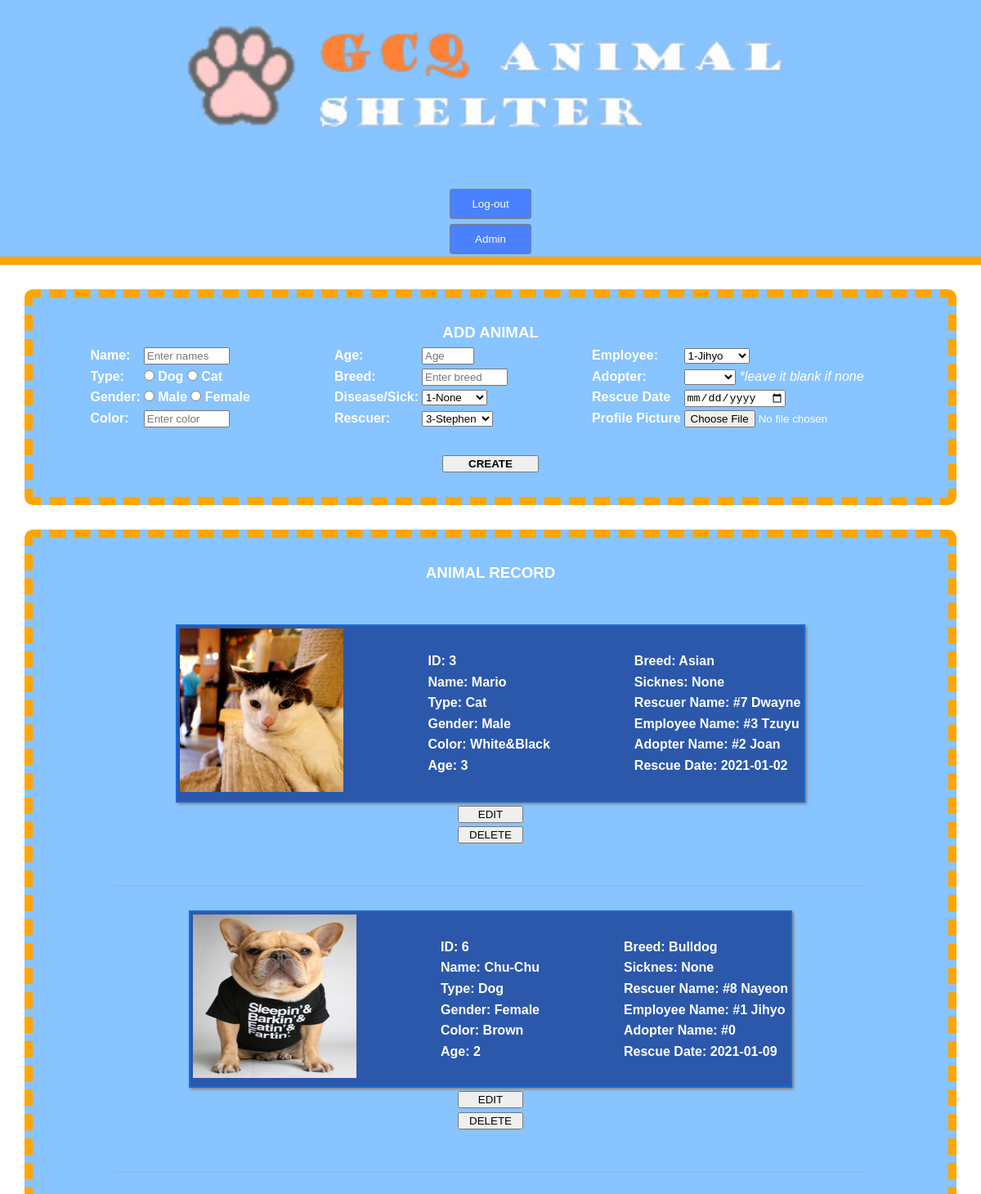
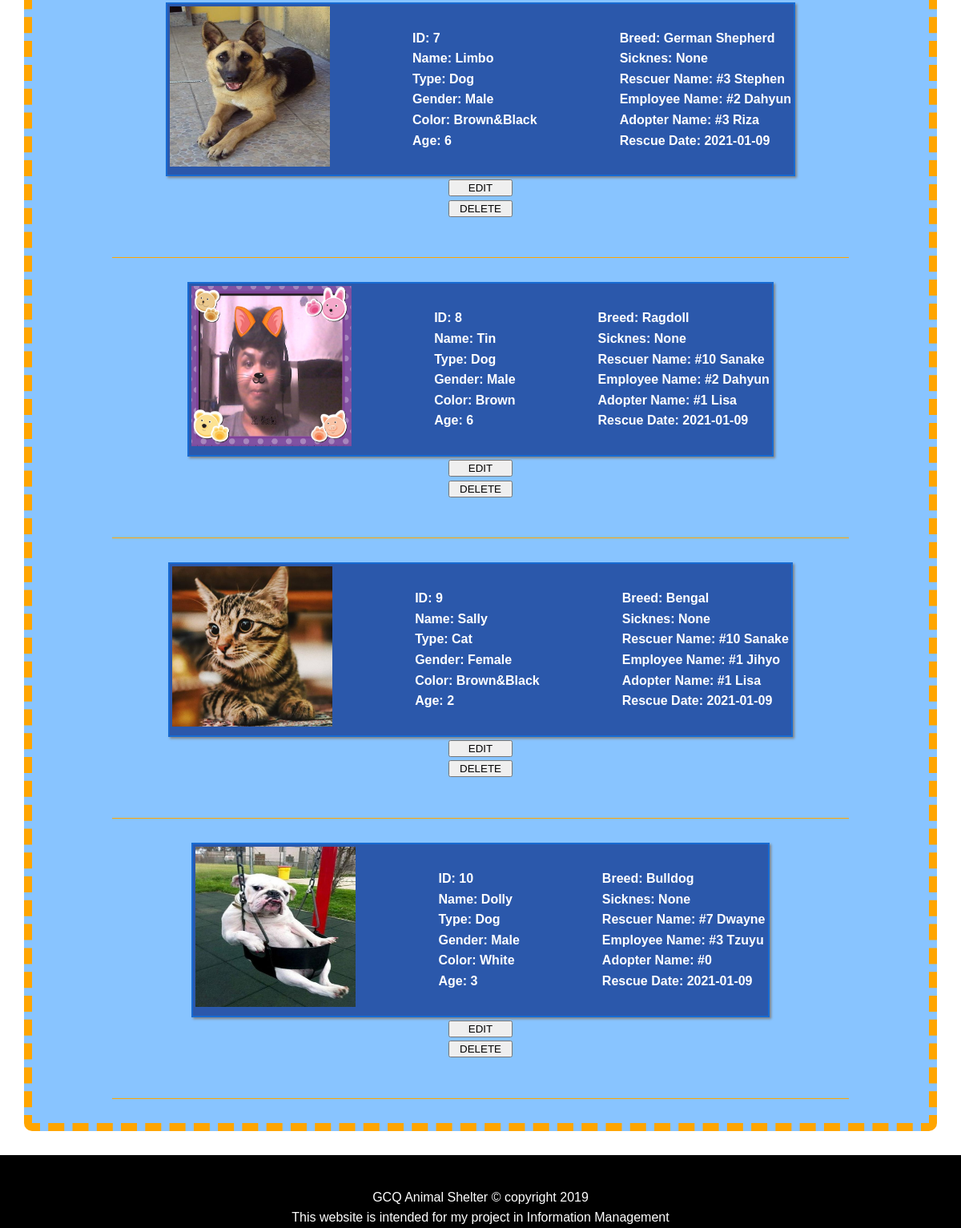
/CrudAnimal.php (signed in), run on the app's committed database (2 pictures, top to bottom).
### tables this page shows
CREATE TABLE `animal` (
  `animal_id` int(11) NOT NULL,
  `animal_picture` varchar(255) NOT NULL,
  `animal_name` varchar(45) NOT NULL,
  `animal_type` varchar(100) NOT NULL,
  `animal_gender` varchar(11) NOT NULL,
  `animal_color` varchar(45) NOT NULL,
  `animal_age` int(11) NOT NULL,
  `animal_breed` varchar(45) NOT NULL,
  `rescuer_id` int(11) NOT NULL,
  `employee_id` int(11) NOT NULL,
  `adopter_id` int(11) NOT NULL,
  `rescue_date` date NOT NULL
);

CREATE TABLE `disease` (
  `disease_Id` int(11) NOT NULL,
  `disease_name` varchar(100) NOT NULL,
  `disease_desc` varchar(500) NOT NULL
);

CREATE TABLE `rescuer` (
  `rescuer_id` int(11) NOT NULL,
  `rescuer_picture` varchar(255) DEFAULT NULL,
  `rescuer_fname` varchar(45) DEFAULT NULL,
  `rescuer_lname` varchar(100) NOT NULL,
  `rescuer_age` int(11) NOT NULL,
  `rescuer_gender` varchar(100) NOT NULL,
  `rescuer_contact` varchar(45) DEFAULT NULL,
  `rescuer_address` varchar(45) DEFAULT NULL
);

CREATE TABLE `employee` (
  `employee_id` int(11) NOT NULL,
  `employee_picture` varchar(100) NOT NULL,
  `employee_desc` varchar(255) NOT NULL,
  `employee_fname` varchar(45) DEFAULT NULL,
  `employee_lname` varchar(100) NOT NULL,
  `employee_age` int(11) NOT NULL,
  `employee_gender` varchar(100) NOT NULL,
  `employee_contact` varchar(45) DEFAULT NULL,
  `employee_address` varchar(45) DEFAULT NULL
);

CREATE TABLE `adopter` (
  `adopter_id` int(11) NOT NULL,
  `adopter_fname` varchar(45) DEFAULT NULL,
  `adopter_lname` varchar(100) NOT NULL,
  `adopter_contact` varchar(45) DEFAULT NULL,
  `adopter_address` varchar(100) NOT NULL
);

### readDisease.php (called while the page is built)
<?php
require('includes/config.php');
$diseaseQuery = "SELECT * FROM disease";
$diseaseSql = mysqli_query($conn, $diseaseQuery);
?>

### readRescuer.php (called while the page is built)
<?php
require('includes/config.php');
$rescuerQuery = "SELECT * FROM rescuer";
$rescuerSql = mysqli_query($conn, $rescuerQuery);
?>

### readEmployee.php (called while the page is built)
<?php
require('includes/config.php');
$employeeQuery = "SELECT * FROM employee";
$employeeSql = mysqli_query($conn, $employeeQuery);
?>

### readAdopter.php (called while the page is built)
<?php
require('includes/config.php');
$adopterQuery = "SELECT * FROM adopter";
$adopterSql = mysqli_query($conn, $adopterQuery);
?>

### readAnimal.php (called while the page is built, shortened)
<?php
require ('includes/config.php');
$animalAccQuery = "SELECT animal.*, disease.disease_name, rescuer.rescuer_fname, employee.employee_fname, adopter.adopter_fname
     			 FROM diseased, disease, animal
    			 LEFT JOIN rescuer ON animal.rescuer_id = rescuer.rescuer_id
    			 LEFT JOIN employee ON animal.employee_id = employee.employee_id
				 LEFT JOIN adopter ON animal.adopter_id = adopter.adopter_id
				 WHERE animal.animal_id = diseased.animal_id AND
				  diseased.disease_id = disease.disease_id ORDER BY animal.animal_Id";
$sqlAccAnimal = mysqli_query($conn,$animalAccQuery);
?>

### CrudAnimal.php (the view, shortened to what this page needs)
<?php
include ('readAnimal.php');
include ('readDisease.php');
include ('readAdopter.php');
include ('readEmployee.php');
include ('readRescuer.php');
?>
<!DOCTYPE html>
<html>
<head>
	<link rel="stylesheet" type="text/css" href="css/style.css">
</head>
<body>
 <header id="mainHeader">
	 	<div class="case">
	 		<img src="image/cat.png">
	    	<nav>
	    		<ul style="display: inline">
	    			<li>
	   					<form action="logout.php" method="post">
	    				<input type="submit" name="logout" value="Log-out"  style="color: white; background-color: #0034FF77;padding: 10px;  border-radius: 3px; border: 1px solid gray; width: 100px; margin: 3px">
	    				</form>
	    			</li>
	    			<li>
	   					<form action="adminPanel.php" method="post">
	    				<input type="submit" name="adminPanel" value="Admin"  style="color: white; background-color: #0034FF77;padding: 10px;  border-radius: 3px; border: 1px solid gray; width: 100px; margin: 3px ">
	    				</form>
	    			</li>
	    		</ul>
	    	</nav>
	    </div>
     </header>
<div class="create">
	<form  action="createAnimal.php" method="post" enctype="multipart/form-data">
	<h3>ADD ANIMAL</h3>
	<table>
		<td>
			<p><label>Name:</label></p>
			<p><label>Type:</label></p>
			<p><label>Gender:</label></p>
			<p><label>Color:</label></p>
		</td>
		<td>
			<p>
			<input type="text" name="animalName" placeholder="Enter names" size="10" required/>
			</p>
			<p>
			<input type="radio" name="animalType" value="Dog" required>
			<label for="dog">Dog</label>
			<input type="radio" name="animalType" value="Cat">
			<label for="cat">Cat</label><br>
			</p>
			<p>
			<input type="radio" name="animalGender" value="Male" required>
			<label for="male">Male</label>
			<input type="radio" name="animalGender" value="Female">
			<label for="female">Female</label><br>
			</p>
			<p>
			<input type="text" name="animalColor" placeholder="Enter color" size="10" required/>
			</p>
		</td>
		<td class="labels">
			<p><label>Age:</label></p>
			<p><label>Breed:</label></p>
			<p><label>Disease/Sick: </label></p>
			<p><label>Rescuer:</label></p>
		</td>
		<td>
				<p>
				<input type="number" name="animalAge" min="1" max="200" step="1" size="15" placeholder="Age" required/>
				</p>
				<p>
				<input type="text" name="animalBreeed" placeholder="Enter breed" size="10" required/>
				</p>
				<p>
				<select name="animalDiseased" placeholder="Enter disease">
				<?php while ($dis = mysqli_fetch_array($diseaseSql))
					echo "<option value='".$dis['disease_Id']."'>".$dis['disease_Id']."-".$dis['disease_name']."</option>"
					?>
				</select>
				</p>
				<p>
				<select name="rescuerId" placeholder="Enter rescuer id">
				<?php while ($res = mysqli_fetch_array($rescuerSql))
					echo "<option value='".$res['rescuer_id']."'>".$res['rescuer_id']."-".$res['rescuer_fname']."</option>"
					?>
				</select>
				</p>
		</td>
		<td class="labels">
			<p><label>Employee:</label></p>
			<p><label>Adopter:</label></p>
			<p><label>Rescue Date</label></p>
			<p><label>Profile Picture</label></p>
		</td>
		<td>
			<p>
			<select name="employeeId" placeholder="Enter employee id">
			<?php while ($emp = mysqli_fetch_array($employeeSql))
				echo "<option value='".$emp['employee_id']."'>".$emp['employee_id']."-".$emp['employee_fname']."</option>"
				?>
			</select>
			</p>
			<p>
			<select name="adopterId" placeholder="Enter adopter id">
			<option value=""></option>
			<?php while ($ado = mysqli_fetch_array($adopterSql))
				echo "<option value='".$ado['adopter_id']."'>".$ado['adopter_id']."-".$ado['adopter_fname']."</option>"
				?>
			</select><label class="guide">*leave it blank if none</label>
			</p>
			<p>
			<input type="date" name="rescueDate" placeholder="Enter rescue date " size="10" required/>
			</p>
			<p>
			<input type="file" name="fileToUpload" id="fileToUpload">
			</p>
	</td>
</table>
	<h3 class="btncreate"><input type="submit" name="animalCreate" value="CREATE"></h3>
	</form>
</div>
<div class="records">
<h3>ANIMAL RECORD</h3>
<?php
if (isset($_SESSION['username'])) {
while($results = mysqli_fetch_array($sqlAccAnimal)){ ?>
<section>
 <table>
		<td class="picture">
		<?php echo "<img src='image/".$results['animal_picture']."' style='width: 200px; height: 200px' alt = 'animal_picture'>" ?>
		</td>
		<td class="labels">
			<p>ID: <?php echo $results['animal_id'] ?></p>
			<p>Name: <?php echo $results['animal_name'] ?></p>
			<p>Type: <?php echo $results['animal_type'] ?></p>
			<p>Gender: <?php echo $results['animal_gender'] ?></p>
			<p>Color: <?php echo $results['animal_color'] ?></p>
			<p>Age: <?php echo $results['animal_age'] ?></p>
		</td>
		<td class="labels">
			<p>Breed: <?php echo $results['animal_breed'] ?></p>
			<p>Sicknes: <?php echo $results['disease_name']?></p>
			<p>Rescuer Name: <?php echo "#".$results['rescuer_id']." ".$results['rescuer_fname'] ?></p>
			<p>Employee Name: <?php echo "#".$results['employee_id']." ".$results['employee_fname'] ?></p>
			<p>Adopter Name: <?php echo "#".$results['adopter_id']." ".$results['adopter_fname']?></p>
			<p>Rescue Date: <?php echo $results['rescue_date'] ?></p>
		</td>
</table>
			<h3>
				<form action="updateAnimal.php" method="get">
					<input type="submit" name="edit" value="EDIT" style="width: 80px">
				</form>
				<form action="deleteAnimal.php" method="get">
					<input type="submit" name="deleteAnimal" value="DELETE" style="width: 80px">
				</form>
			</h3>
		<div class="line"></div>
</section>
<?php
}
}
else{
	echo '<script>window.location.href = "login.php"</script>';
}
?>
</div>
<footer>
	<div>
		GCQ Animal Shelter &copy; copyright 2019
		<p>This website is intended for my project in Information Management</p>
	</div>
</footer>
</body>
</html>

### css/style.css (style rules this page uses)
* { margin:0; }
body { font-family: Arial; line-height: 1.6em; font-size: 16px; }
.case { margin:auto; width: 80%; overflow: hidden; text-shadow: 1px 1px 2px black; }
#mainHeader { background-color: #0080FF77; }
#mainHeader nav { float: right; }
#mainHeader ul { padding-top: 30px; }
#mainHeader li { display: inline; }
footer { background-color: black; text-align: center; color: white; padding-top: 40px; }
@media (max-width: 1200px) { #mainHeader, #mainHeader nav, .link a { float: none; width: 100%; text-align: center; display: block; } }
@media (max-width: 1200px) { #mainHeader img { width: 80%; } }

### CrudAnimal.php (style rules this page uses)
.labels { padding-left: 100px; }
.create h3 { text-align: center; }
.create table { margin-left: auto; margin-right: auto; }
.records table { border: 2px solid #0080FF77; background-color: #2b58ab; box-shadow: gray 2px 2px 3px; }
.create { position: static; margin: 30px; padding-top: 30px; padding-bottom: : 30px; background-color: #0080FF77; border-radius: 10px; border: 10px dashed orange; color: white; font-weight: 900; }
#mainHeader { border-bottom: 10px solid orange; }
.btncreate input { margin: 30px; padding-left: 30px; padding-right: 30px; background-color: #0034FF77 color:white; font-weight: 900 }
.records h3 { text-align: center; margin-bottom: 50px; }
.records { position: static; margin: 30px; padding-top: 30px; padding-bottom: : 30px; background-color: #0080FF77; border-radius: 10px; border: 10px dashed orange; color: white; font-weight: 900; }
.records table { margin-left: auto; margin-right: auto; }
.line { background-color: orange; height: 1px; margin-top: 30px; margin-bottom: 30px; margin-left: 100px; margin-right: 100px; }
.guide { margin-left: 5px; font-size: 8; font-weight: 300; font-style: italic; }

### data on the page
animal: animal_picture (picture), animal_id "3", animal_name "Mario", animal_type "Cat", animal_gender "Male", animal_color "White&Black", animal_age "3", animal_breed "Asian", disease.disease_name "None", rescuer "7", rescuer.rescuer_fname "Dwayne", employee "3", employee.employee_fname "Tzuyu", adopter "2", adopter.adopter_fname "Joan", rescue_date "2021-01-02"
animal: animal_picture (picture), animal_id "6", animal_name "Chu-Chu", animal_type "Dog", animal_gender "Female", animal_color "Brown", animal_age "2", animal_breed "Bulldog", disease.disease_name "None", rescuer "8", rescuer.rescuer_fname "Nayeon", employee "1", employee.employee_fname "Jihyo", adopter "0", rescue_date "2021-01-09"
animal: animal_picture (picture), animal_id "7", animal_name "Limbo", animal_type "Dog", animal_gender "Male", animal_color "Brown&Black", animal_age "6", animal_breed "German Shepherd", disease.disease_name "None", rescuer "3", rescuer.rescuer_fname "Stephen", employee "2", employee.employee_fname "Dahyun", adopter "3", adopter.adopter_fname "Riza", rescue_date "2021-01-09"
animal: animal_picture (picture), animal_id "8", animal_name "Tin", animal_type "Dog", animal_gender "Male", animal_color "Brown", animal_age "6", animal_breed "Ragdoll", disease.disease_name "None", rescuer "10", rescuer.rescuer_fname "Sanake", employee "2", employee.employee_fname "Dahyun", adopter "1", adopter.adopter_fname "Lisa", rescue_date "2021-01-09"
animal: animal_picture (picture), animal_id "9", animal_name "Sally", animal_type "Cat", animal_gender "Female", animal_color "Brown&Black", animal_age "2", animal_breed "Bengal", disease.disease_name "None", rescuer "10", rescuer.rescuer_fname "Sanake", employee "1", employee.employee_fname "Jihyo", adopter "1", adopter.adopter_fname "Lisa", rescue_date "2021-01-09"
animal: animal_picture (picture), animal_id "10", animal_name "Dolly", animal_type "Dog", animal_gender "Male", animal_color "White", animal_age "3", animal_breed "Bulldog", disease.disease_name "None", rescuer "7", rescuer.rescuer_fname "Dwayne", employee "3", employee.employee_fname "Tzuyu", adopter "0", rescue_date "2021-01-09"

### other printed values
form field animalDiseased "1-None"
form field rescuerId "3-Stephen"
form field employeeId "1-Jihyo"
